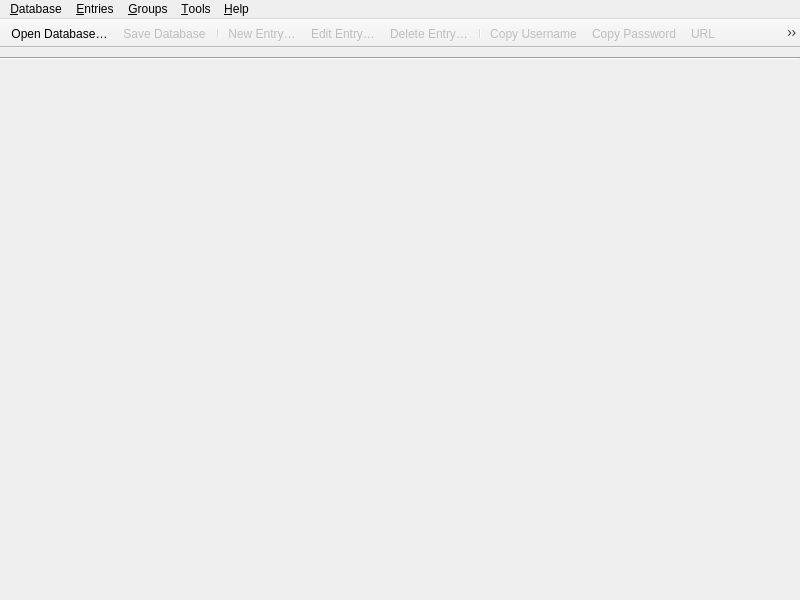
<?xml version="1.0" encoding="UTF-8"?>
<ui version="4.0">
 <class>MainWindow</class>
 <widget class="QMainWindow" name="MainWindow">
  <property name="enabled">
   <bool>true</bool>
  </property>
  <property name="geometry">
   <rect>
    <x>0</x>
    <y>0</y>
    <width>800</width>
    <height>600</height>
   </rect>
  </property>
  <property name="windowTitle">
   <string notr="true">KeePassXC</string>
  </property>
  <widget class="QWidget" name="centralwidget">
   <property name="enabled">
    <bool>true</bool>
   </property>
   <layout class="QVBoxLayout" name="verticalLayout">
    <property name="spacing">
     <number>0</number>
    </property>
    <property name="leftMargin">
     <number>0</number>
    </property>
    <property name="topMargin">
     <number>0</number>
    </property>
    <property name="rightMargin">
     <number>0</number>
    </property>
    <property name="bottomMargin">
     <number>0</number>
    </property>
    <item>
     <widget class="QWidget" name="globalMessageWidgetContainer" native="true">
      <layout class="QVBoxLayout" name="globalMessageWidgetLayout">
       <property name="spacing">
        <number>0</number>
       </property>
       <property name="bottomMargin">
        <number>0</number>
       </property>
       <item>
        <widget class="MessageWidget" name="globalMessageWidget" native="true">
         <property name="sizePolicy">
          <sizepolicy hsizetype="Preferred" vsizetype="Preferred">
           <horstretch>0</horstretch>
           <verstretch>0</verstretch>
          </sizepolicy>
         </property>
         <property name="styleSheet">
          <string notr="true">MessageWidget {margin: 90px}</string>
         </property>
        </widget>
       </item>
      </layout>
     </widget>
    </item>
    <item>
     <widget class="Line" name="toolbarSeparator">
      <property name="orientation">
       <enum>Qt::Horizontal</enum>
      </property>
     </widget>
    </item>
    <item>
     <widget class="QStackedWidget" name="stackedWidget">
      <property name="sizePolicy">
       <sizepolicy hsizetype="Preferred" vsizetype="Preferred">
        <horstretch>0</horstretch>
        <verstretch>0</verstretch>
       </sizepolicy>
      </property>
      <property name="focusPolicy">
       <enum>Qt::TabFocus</enum>
      </property>
      <property name="currentIndex">
       <number>2</number>
      </property>
      <widget class="QWidget" name="pageDatabase">
       <layout class="QVBoxLayout" name="verticalLayout_2">
        <property name="leftMargin">
         <number>0</number>
        </property>
        <property name="topMargin">
         <number>0</number>
        </property>
        <property name="rightMargin">
         <number>0</number>
        </property>
        <property name="bottomMargin">
         <number>0</number>
        </property>
        <item>
         <widget class="DatabaseTabWidget" name="tabWidget">
          <property name="currentIndex">
           <number>-1</number>
          </property>
          <property name="tabsClosable">
           <bool>true</bool>
          </property>
          <property name="movable">
           <bool>true</bool>
          </property>
         </widget>
        </item>
       </layout>
      </widget>
      <widget class="QWidget" name="pageSettings">
       <layout class="QVBoxLayout" name="verticalLayout_3">
        <property name="leftMargin">
         <number>0</number>
        </property>
        <property name="topMargin">
         <number>0</number>
        </property>
        <property name="rightMargin">
         <number>0</number>
        </property>
        <property name="bottomMargin">
         <number>0</number>
        </property>
        <item>
         <widget class="ApplicationSettingsWidget" name="settingsWidget" native="true">
          <property name="focusPolicy">
           <enum>Qt::TabFocus</enum>
          </property>
         </widget>
        </item>
       </layout>
      </widget>
      <widget class="QWidget" name="pageWelcome">
       <layout class="QVBoxLayout" name="verticalLayout_5">
        <item>
         <layout class="QHBoxLayout" name="horizontalLayout">
          <item>
           <spacer name="horizontalSpacer">
            <property name="orientation">
             <enum>Qt::Horizontal</enum>
            </property>
            <property name="sizeType">
             <enum>QSizePolicy::MinimumExpanding</enum>
            </property>
            <property name="sizeHint" stdset="0">
             <size>
              <width>50</width>
              <height>20</height>
             </size>
            </property>
           </spacer>
          </item>
          <item>
           <widget class="WelcomeWidget" name="welcomeWidget" native="true">
            <property name="focusPolicy">
             <enum>Qt::TabFocus</enum>
            </property>
           </widget>
          </item>
          <item>
           <spacer name="horizontalSpacer_2">
            <property name="orientation">
             <enum>Qt::Horizontal</enum>
            </property>
            <property name="sizeType">
             <enum>QSizePolicy::MinimumExpanding</enum>
            </property>
            <property name="sizeHint" stdset="0">
             <size>
              <width>50</width>
              <height>20</height>
             </size>
            </property>
           </spacer>
          </item>
         </layout>
        </item>
       </layout>
      </widget>
      <widget class="QWidget" name="pagePasswordGenerator">
       <layout class="QVBoxLayout" name="verticalLayout_6">
        <item>
         <widget class="PasswordGeneratorWidget" name="passwordGeneratorWidget" native="true">
          <property name="focusPolicy">
           <enum>Qt::TabFocus</enum>
          </property>
         </widget>
        </item>
       </layout>
      </widget>
     </widget>
    </item>
   </layout>
  </widget>
  <widget class="QMenuBar" name="menubar">
   <property name="geometry">
    <rect>
     <x>0</x>
     <y>0</y>
     <width>800</width>
     <height>22</height>
    </rect>
   </property>
   <property name="focusPolicy">
    <enum>Qt::NoFocus</enum>
   </property>
   <property name="contextMenuPolicy">
    <enum>Qt::PreventContextMenu</enum>
   </property>
   <widget class="QMenu" name="menuFile">
    <property name="title">
     <string>&amp;Database</string>
    </property>
    <widget class="QMenu" name="menuRecentDatabases">
     <property name="title">
      <string>&amp;Recent Databases</string>
     </property>
    </widget>
    <widget class="QMenu" name="menuImport">
     <property name="title">
      <string>&amp;Import</string>
     </property>
     <addaction name="actionImportKeePass1"/>
     <addaction name="actionImportOpVault"/>
     <addaction name="actionImportCsv"/>
    </widget>
    <widget class="QMenu" name="menuExport">
     <property name="title">
      <string>&amp;Export</string>
     </property>
     <addaction name="actionExportCsv"/>
     <addaction name="actionExportHtml"/>
    </widget>
    <addaction name="actionDatabaseNew"/>
    <addaction name="actionDatabaseOpen"/>
    <addaction name="menuRecentDatabases"/>
    <addaction name="actionDatabaseSave"/>
    <addaction name="actionDatabaseSaveAs"/>
    <addaction name="actionDatabaseClose"/>
    <addaction name="separator"/>
    <addaction name="actionChangeMasterKey"/>
    <addaction name="actionReports"/>
    <addaction name="actionChangeDatabaseSettings"/>
    <addaction name="separator"/>
    <addaction name="actionDatabaseMerge"/>
    <addaction name="menuImport"/>
    <addaction name="menuExport"/>
    <addaction name="separator"/>
    <addaction name="actionQuit"/>
   </widget>
   <widget class="QMenu" name="menuHelp">
    <property name="title">
     <string>&amp;Help</string>
    </property>
    <addaction name="separator"/>
    <addaction name="actionGettingStarted"/>
    <addaction name="actionUserGuide"/>
    <addaction name="actionKeyboardShortcuts"/>
    <addaction name="actionOnlineHelp"/>
    <addaction name="separator"/>
    <addaction name="actionCheckForUpdates"/>
    <addaction name="actionDonate"/>
    <addaction name="actionBugReport"/>
    <addaction name="actionAbout"/>
   </widget>
   <widget class="QMenu" name="menuEntries">
    <property name="title">
     <string>&amp;Entries</string>
    </property>
    <widget class="QMenu" name="menuEntryCopyAttribute">
     <property name="enabled">
      <bool>false</bool>
     </property>
     <property name="toolTip">
      <string/>
     </property>
     <property name="title">
      <string>Copy Att&amp;ribute</string>
     </property>
     <addaction name="actionEntryCopyTitle"/>
     <addaction name="actionEntryCopyURL"/>
     <addaction name="actionEntryCopyNotes"/>
     <addaction name="separator"/>
    </widget>
    <widget class="QMenu" name="menuEntryTotp">
     <property name="enabled">
      <bool>false</bool>
     </property>
     <property name="title">
      <string>TOTP</string>
     </property>
     <addaction name="actionEntryCopyTotp"/>
     <addaction name="actionEntryTotp"/>
     <addaction name="actionEntryTotpQRCode"/>
     <addaction name="actionEntrySetupTotp"/>
    </widget>
    <addaction name="actionEntryNew"/>
    <addaction name="actionEntryEdit"/>
    <addaction name="actionEntryClone"/>
    <addaction name="actionEntryDelete"/>
    <addaction name="separator"/>
    <addaction name="actionEntryCopyUsername"/>
    <addaction name="actionEntryCopyPassword"/>
    <addaction name="menuEntryCopyAttribute"/>
    <addaction name="menuEntryTotp"/>
    <addaction name="separator"/>
    <addaction name="actionEntryAutoType"/>
    <addaction name="separator"/>
    <addaction name="actionEntryOpenUrl"/>
    <addaction name="actionEntryDownloadIcon"/>
   </widget>
   <widget class="QMenu" name="menuGroups">
    <property name="title">
     <string>&amp;Groups</string>
    </property>
    <addaction name="actionGroupNew"/>
    <addaction name="actionGroupEdit"/>
    <addaction name="actionGroupDelete"/>
    <addaction name="actionGroupEmptyRecycleBin"/>
    <addaction name="separator"/>
    <addaction name="actionGroupDownloadFavicons"/>
    <addaction name="separator"/>
    <addaction name="actionGroupSortAsc"/>
    <addaction name="actionGroupSortDesc"/>
   </widget>
   <widget class="QMenu" name="menuTools">
    <property name="title">
     <string>&amp;Tools</string>
    </property>
    <addaction name="actionLockDatabases"/>
    <addaction name="actionPasswordGenerator"/>
    <addaction name="actionSettings"/>
   </widget>
   <addaction name="menuFile"/>
   <addaction name="menuEntries"/>
   <addaction name="menuGroups"/>
   <addaction name="menuTools"/>
   <addaction name="menuHelp"/>
  </widget>
  <widget class="QToolBar" name="toolBar">
   <property name="focusPolicy">
    <enum>Qt::NoFocus</enum>
   </property>
   <property name="contextMenuPolicy">
    <enum>Qt::PreventContextMenu</enum>
   </property>
   <property name="movable">
    <bool>false</bool>
   </property>
   <property name="iconSize">
    <size>
     <width>26</width>
     <height>26</height>
    </size>
   </property>
   <attribute name="toolBarArea">
    <enum>TopToolBarArea</enum>
   </attribute>
   <attribute name="toolBarBreak">
    <bool>false</bool>
   </attribute>
   <addaction name="actionDatabaseOpen"/>
   <addaction name="actionDatabaseSave"/>
   <addaction name="separator"/>
   <addaction name="actionEntryNew"/>
   <addaction name="actionEntryEdit"/>
   <addaction name="actionEntryDelete"/>
   <addaction name="separator"/>
   <addaction name="actionEntryCopyUsername"/>
   <addaction name="actionEntryCopyPassword"/>
   <addaction name="actionEntryCopyURL"/>
   <addaction name="actionEntryAutoType"/>
   <addaction name="separator"/>
   <addaction name="actionPasswordGenerator"/>
   <addaction name="actionLockDatabases"/>
   <addaction name="separator"/>
   <addaction name="actionSettings"/>
   <addaction name="separator"/>
  </widget>
  <action name="actionQuit">
   <property name="text">
    <string>&amp;Quit</string>
   </property>
   <property name="menuRole">
    <enum>QAction::QuitRole</enum>
   </property>
  </action>
  <action name="actionAbout">
   <property name="text">
    <string>&amp;About</string>
   </property>
   <property name="menuRole">
    <enum>QAction::AboutRole</enum>
   </property>
  </action>
  <action name="actionCheckForUpdates">
   <property name="text">
    <string>&amp;Check for Updates</string>
   </property>
   <property name="menuRole">
    <enum>QAction::ApplicationSpecificRole</enum>
   </property>
  </action>
  <action name="actionDatabaseOpen">
   <property name="text">
    <string>&amp;Open Database…</string>
   </property>
  </action>
  <action name="actionDatabaseSave">
   <property name="enabled">
    <bool>false</bool>
   </property>
   <property name="text">
    <string>&amp;Save Database</string>
   </property>
  </action>
  <action name="actionDatabaseClose">
   <property name="enabled">
    <bool>false</bool>
   </property>
   <property name="text">
    <string>&amp;Close Database</string>
   </property>
  </action>
  <action name="actionDatabaseNew">
   <property name="text">
    <string>&amp;New Database…</string>
   </property>
   <property name="toolTip">
    <string>Create a new database</string>
   </property>
  </action>
  <action name="actionDatabaseMerge">
   <property name="text">
    <string>&amp;Merge From Database…</string>
   </property>
   <property name="toolTip">
    <string>Merge from another KDBX database</string>
   </property>
  </action>
  <action name="actionEntryNew">
   <property name="enabled">
    <bool>false</bool>
   </property>
   <property name="text">
    <string>&amp;New Entry…</string>
   </property>
   <property name="toolTip">
    <string>Add a new entry</string>
   </property>
  </action>
  <action name="actionEntryEdit">
   <property name="enabled">
    <bool>false</bool>
   </property>
   <property name="text">
    <string>&amp;Edit Entry…</string>
   </property>
   <property name="toolTip">
    <string>View or edit entry</string>
   </property>
  </action>
  <action name="actionEntryDelete">
   <property name="enabled">
    <bool>false</bool>
   </property>
   <property name="text">
    <string>&amp;Delete Entry…</string>
   </property>
  </action>
  <action name="actionGroupNew">
   <property name="enabled">
    <bool>false</bool>
   </property>
   <property name="text">
    <string>&amp;New Group…</string>
   </property>
   <property name="toolTip">
    <string>Add a new group</string>
   </property>
  </action>
  <action name="actionGroupEdit">
   <property name="enabled">
    <bool>false</bool>
   </property>
   <property name="text">
    <string>&amp;Edit Group…</string>
   </property>
  </action>
  <action name="actionGroupDelete">
   <property name="enabled">
    <bool>false</bool>
   </property>
   <property name="text">
    <string>&amp;Delete Group…</string>
   </property>
  </action>
  <action name="actionGroupDownloadFavicons">
   <property name="enabled">
    <bool>false</bool>
   </property>
   <property name="text">
    <string>Download All &amp;Favicons…</string>
   </property>
  </action>
  <action name="actionGroupSortAsc">
   <property name="enabled">
    <bool>false</bool>
   </property>
   <property name="text">
    <string>Sort &amp;A-Z</string>
   </property>
  </action>
  <action name="actionGroupSortDesc">
   <property name="enabled">
    <bool>false</bool>
   </property>
   <property name="text">
    <string>Sort &amp;Z-A</string>
   </property>
  </action>
  <action name="actionDatabaseSaveAs">
   <property name="enabled">
    <bool>false</bool>
   </property>
   <property name="text">
    <string>Sa&amp;ve Database As…</string>
   </property>
  </action>
  <action name="actionChangeMasterKey">
   <property name="enabled">
    <bool>false</bool>
   </property>
   <property name="text">
    <string>Change Master &amp;Key…</string>
   </property>
  </action>
  <action name="actionReports">
   <property name="enabled">
    <bool>false</bool>
   </property>
   <property name="text">
    <string>&amp;Reports...</string>
   </property>
   <property name="toolTip">
    <string>Statistics, health check, etc.</string>
   </property>
   <property name="menuRole">
    <enum>QAction::NoRole</enum>
   </property>
  </action>
  <action name="actionChangeDatabaseSettings">
   <property name="enabled">
    <bool>false</bool>
   </property>
   <property name="text">
    <string>&amp;Database Settings…</string>
   </property>
   <property name="toolTip">
    <string>Database settings</string>
   </property>
   <property name="menuRole">
    <enum>QAction::NoRole</enum>
   </property>
  </action>
  <action name="actionEntryClone">
   <property name="enabled">
    <bool>false</bool>
   </property>
   <property name="text">
    <string>&amp;Clone Entry…</string>
   </property>
  </action>
  <action name="actionEntryCopyUsername">
   <property name="enabled">
    <bool>false</bool>
   </property>
   <property name="text">
    <string>Copy &amp;Username</string>
   </property>
   <property name="toolTip">
    <string>Copy username to clipboard</string>
   </property>
  </action>
  <action name="actionEntryCopyPassword">
   <property name="enabled">
    <bool>false</bool>
   </property>
   <property name="text">
    <string>Copy &amp;Password</string>
   </property>
   <property name="toolTip">
    <string>Copy password to clipboard</string>
   </property>
  </action>
  <action name="actionSettings">
   <property name="checkable">
    <bool>true</bool>
   </property>
   <property name="text">
    <string>&amp;Settings</string>
   </property>
   <property name="menuRole">
    <enum>QAction::PreferencesRole</enum>
   </property>
  </action>
  <action name="actionPasswordGenerator">
   <property name="checkable">
    <bool>true</bool>
   </property>
   <property name="text">
    <string>&amp;Password Generator</string>
   </property>
  </action>
  <action name="actionEntryAutoType">
   <property name="enabled">
    <bool>false</bool>
   </property>
   <property name="text">
    <string>Perform &amp;Auto-Type</string>
   </property>
  </action>
  <action name="actionEntryDownloadIcon">
   <property name="text">
    <string>Download &amp;Favicon</string>
   </property>
  </action>
  <action name="actionEntryOpenUrl">
   <property name="enabled">
    <bool>false</bool>
   </property>
   <property name="text">
    <string>Open &amp;URL</string>
   </property>
  </action>
  <action name="actionLockDatabases">
   <property name="enabled">
    <bool>false</bool>
   </property>
   <property name="text">
    <string>&amp;Lock Databases</string>
   </property>
  </action>
  <action name="actionEntryCopyTitle">
   <property name="enabled">
    <bool>false</bool>
   </property>
   <property name="text">
    <string>&amp;Title</string>
   </property>
   <property name="toolTip">
    <string>Copy title to clipboard</string>
   </property>
  </action>
  <action name="actionEntryCopyURL">
   <property name="enabled">
    <bool>false</bool>
   </property>
   <property name="text">
    <string>&amp;URL</string>
   </property>
   <property name="toolTip">
    <string>Copy URL to clipboard</string>
   </property>
  </action>
  <action name="actionEntryCopyNotes">
   <property name="enabled">
    <bool>false</bool>
   </property>
   <property name="text">
    <string>&amp;Notes</string>
   </property>
   <property name="toolTip">
    <string>Copy notes to clipboard</string>
   </property>
  </action>
  <action name="actionExportCsv">
   <property name="enabled">
    <bool>false</bool>
   </property>
   <property name="text">
    <string>&amp;Export to CSV File…</string>
   </property>
  </action>
  <action name="actionExportHtml">
   <property name="enabled">
    <bool>false</bool>
   </property>
   <property name="text">
    <string>&amp;Export to HTML File…</string>
   </property>
  </action>
  <action name="actionImportKeePass1">
   <property name="text">
    <string>KeePass 1 Database…</string>
   </property>
   <property name="toolTip">
    <string>Import a KeePass 1 database</string>
   </property>
  </action>
  <action name="actionImportOpVault">
   <property name="text">
    <string>1Password Vault…</string>
   </property>
   <property name="toolTip">
    <string>Import a 1Password Vault</string>
   </property>
  </action>
  <action name="actionImportCsv">
   <property name="text">
    <string>CSV File…</string>
   </property>
   <property name="toolTip">
    <string>Import a CSV file</string>
   </property>
  </action>
  <action name="actionEntryTotp">
   <property name="text">
    <string>Show TOTP</string>
   </property>
  </action>
  <action name="actionEntryTotpQRCode">
   <property name="text">
    <string>Show QR Code</string>
   </property>
  </action>
  <action name="actionEntrySetupTotp">
   <property name="text">
    <string>Set up TOTP…</string>
   </property>
  </action>
  <action name="actionEntryCopyTotp">
   <property name="text">
    <string>Copy &amp;TOTP</string>
   </property>
  </action>
  <action name="actionGroupEmptyRecycleBin">
   <property name="text">
    <string>E&amp;mpty recycle bin</string>
   </property>
   <property name="visible">
    <bool>false</bool>
   </property>
  </action>
  <action name="actionDonate">
   <property name="text">
    <string>&amp;Donate</string>
   </property>
  </action>
  <action name="actionBugReport">
   <property name="text">
    <string>Report a &amp;Bug</string>
   </property>
  </action>
  <action name="actionGettingStarted">
   <property name="text">
    <string>&amp;Getting Started</string>
   </property>
   <property name="toolTip">
    <string>Open Getting Started Guide PDF</string>
   </property>
  </action>
  <action name="actionOnlineHelp">
   <property name="text">
    <string>&amp;Online Help</string>
   </property>
   <property name="toolTip">
    <string>Go to online documentation (opens browser)</string>
   </property>
  </action>
  <action name="actionUserGuide">
   <property name="text">
    <string>&amp;User Guide</string>
   </property>
   <property name="toolTip">
    <string>Open User Guide PDF</string>
   </property>
  </action>
  <action name="actionKeyboardShortcuts">
   <property name="text">
    <string>&amp;Keyboard Shortcuts</string>
   </property>
   <property name="shortcut">
    <string notr="true">Ctrl+/</string>
   </property>
  </action>
 </widget>
 <customwidgets>
  <customwidget>
   <class>PasswordGeneratorWidget</class>
   <extends>QWidget</extends>
   <header>gui/PasswordGeneratorWidget.h</header>
   <container>1</container>
  </customwidget>
  <customwidget>
   <class>MessageWidget</class>
   <extends>QWidget</extends>
   <header>gui/MessageWidget.h</header>
   <container>1</container>
  </customwidget>
  <customwidget>
   <class>DatabaseTabWidget</class>
   <extends>QTabWidget</extends>
   <header>gui/DatabaseTabWidget.h</header>
   <container>1</container>
  </customwidget>
  <customwidget>
   <class>ApplicationSettingsWidget</class>
   <extends>QWidget</extends>
   <header>gui/ApplicationSettingsWidget.h</header>
   <container>1</container>
  </customwidget>
  <customwidget>
   <class>WelcomeWidget</class>
   <extends>QWidget</extends>
   <header>gui/WelcomeWidget.h</header>
   <container>1</container>
  </customwidget>
 </customwidgets>
 <resources/>
 <connections/>
</ui>
